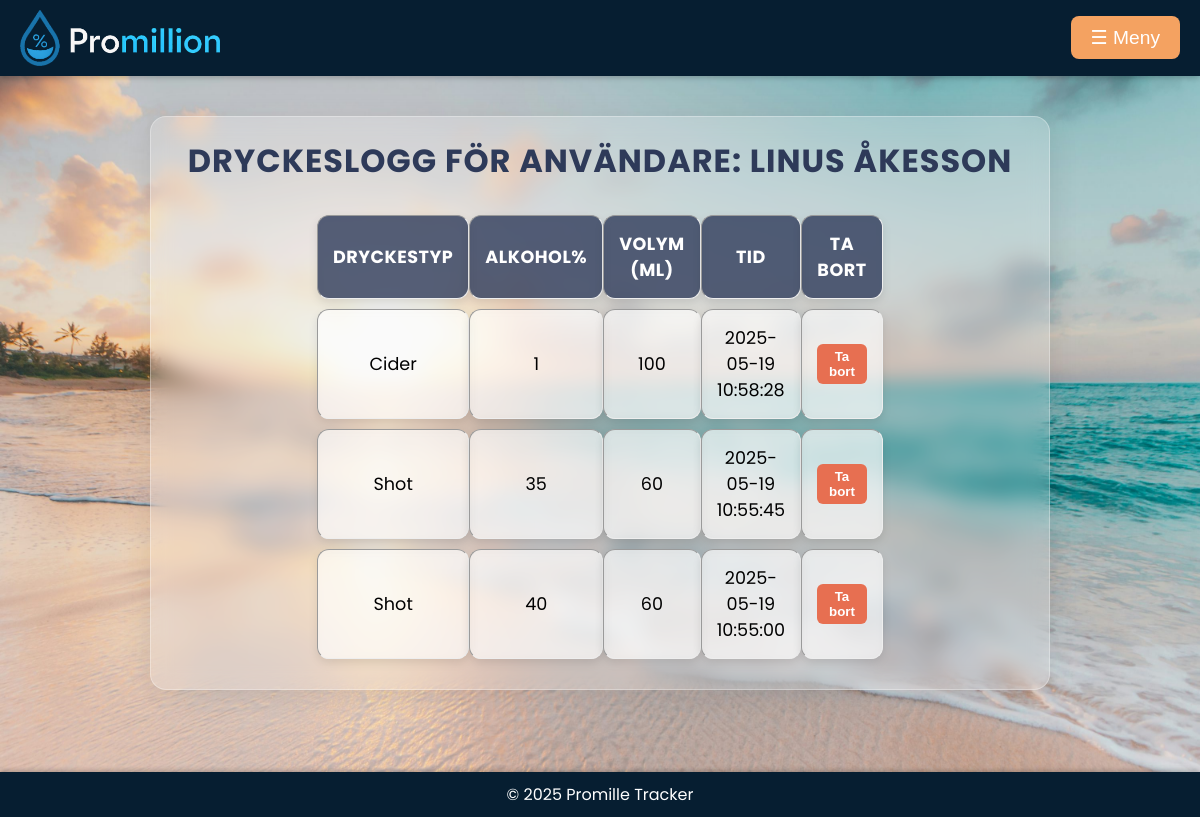
/view_drinks.php (signed in), run on the app's committed database.
### tables this page shows
CREATE TABLE `tbluser` (
  `id` int(11) NOT NULL,
  `namn` varchar(100) NOT NULL,
  `password` varchar(255) NOT NULL,
  `weight` float NOT NULL,
  `height` float NOT NULL,
  `alkoholvolym` float NOT NULL,
  `userlevel` tinyint(11) NOT NULL DEFAULT 10,
  `team` varchar(20) NOT NULL
);

CREATE TABLE `tbldrinklog` (
  `drinkid` int(11) NOT NULL,
  `userid` int(11) NOT NULL,
  `drinktype` varchar(50) NOT NULL,
  `alcoholpercent` float NOT NULL,
  `volume_ml` float NOT NULL,
  `drinktimestamp` timestamp NOT NULL DEFAULT current_timestamp()
);

### view_drinks.php (the view, shortened to what this page needs)
<?php
$conn = getDBConnection();
$userid_to_view = isset($_GET['userid']) ? (int)$_GET['userid'] : $_SESSION['userid'];
$name_sql = "SELECT namn FROM tbluser WHERE id = ?";
$name_stmt = $conn->prepare($name_sql);
$name_stmt->bind_param("i", $userid_to_view);
$name_stmt->execute();
$name_result = $name_stmt->get_result();
$user_name = ($name_result->num_rows > 0) ? $name_result->fetch_assoc()['namn'] : "Okänd";
$sql = "SELECT drinktype, alcoholpercent, volume_ml, drinktimestamp
        FROM tbldrinklog
        WHERE userid = ?
        ORDER BY drinktimestamp DESC";
$stmt = $conn->prepare($sql);
$stmt->bind_param("i", $userid_to_view);
$stmt->execute();
$result = $stmt->get_result();
?>
<!DOCTYPE html>
<html lang="sv">
<head>
    <link rel="stylesheet" href="style.css">
</head>
<body>
    <header>
        <div class="header-content">
            <img src="bilder/logotyp.png" alt="Logotyp">
            <div class="dropdown">
                <button class="menu-toggle" onclick="toggleDropdown()">☰ Meny</button>
            </div>
        </div>
    </header>
    <main>
        <div class="view-drinks">
            <h2>Dryckeslogg för användare: <strong><?php echo htmlspecialchars($user_name); ?></strong></h2>
            <?php if ($result->num_rows > 0): ?>
                <table border="1">
                    <thead>
                        <tr>
                            <th>Dryckestyp</th>
                            <th>Alkohol%</th>
                            <th>Volym (ml)</th>
                            <th>Tid</th>
                            <?php if ($userid_to_view == $_SESSION['userid']): ?>
                                <th>Ta bort</th>
                            <?php endif; ?>
                        </tr>
                    </thead>
                    <tbody>
                        <?php while ($row = $result->fetch_assoc()): ?>
                            <tr>
                                <td><?php echo htmlspecialchars($row['drinktype']); ?></td>
                                <td><?php echo htmlspecialchars($row['alcoholpercent']); ?></td>
                                <td><?php echo htmlspecialchars($row['volume_ml']); ?></td>
                                <td><?php echo htmlspecialchars($row['drinktimestamp']); ?></td>
                                <?php if ($userid_to_view == $_SESSION['userid']): ?>
                                    <td>
                                        <form method="POST" action="remove_drink.php" style="margin:0;">
                                            <button type="submit" class="remove-btn" onclick="return confirm('Ta bort denna dryck?')">Ta bort</button>
                                        </form>
                                    </td>
                                <?php endif; ?>
                            </tr>
                        <?php endwhile; ?>
                    </tbody>
                </table>
            <?php else: ?>
                <p>Inga drycker hittades för denna användare.</p>
            <?php endif; ?>
        </div>
    </main>
    <footer>
        <p>&copy; 2025 Promille Tracker</p>
    </footer>
</body>
</html>

### style.css (style rules this page uses)
* { margin:0; padding:0; box-sizing: border-box; }
body { font-family: Arial, sans-serif; margin: 0; padding: 0; background-color: #061e31; }
header img { width: 200px; height: auto; margin-right: 20px; filter: hue-rotate(20deg); }
header { background-color: #061e31; color: white; display: flex; justify-content: space-between; align-items: center; padding: 15px 20px; width: 100%; box-shadow: 0 2px 5px rgba(0, 0, 0, 0.2); height: auto; position: relative; }
main { min-height: 87vh; background-image: url(bilder/background.jfif); background-size: cover; background-position: center; background-repeat: no-repeat; padding: 20px; padding-bottom: 60px; }
.view-drinks { max-width: 900px; margin: 20px auto; padding: 20px; background: rgba(255, 255, 255, 0.2); border-radius: 16px; box-shadow: 0 4px 30px rgba(0, 0, 0, 0.1); backdrop-filter: blur(10px); -webkit-backdrop-filter: blur(10px); border: 1px solid rgba(255, 255, 255, 0.3); font-family: 'Poppins', sans-serif; }
.view-drinks h2 { text-align: center; color: #2E3A59; font-size: 2rem; margin-bottom: 20px; text-transform: uppercase; letter-spacing: 1px; }
.view-drinks table { width: 100%; border-collapse: separate; border-spacing: 0 10px; margin-top: 20px; font-size: 1.1rem; border:none; }
.view-drinks table th, .view-drinks table td { padding: 15px; text-align: center; background-color: rgba(255, 255, 255, 0.6); border-radius: 12px; box-shadow: 0 4px 10px rgba(0, 0, 0, 0.1); backdrop-filter: blur(5px); }
.view-drinks table th { background-color: rgba(46, 58, 89, 0.8); color: #ffffff; font-weight: bold; text-transform: uppercase; letter-spacing: 0.5px; }
header { background-color: #061e31; color: white; padding: 10px 20px; display: flex; justify-content: space-between; align-items: center; box-shadow: 0 2px 5px rgba(0, 0, 0, 0.2); }
header img { width: 200px; height: auto; }
.dropdown { position: relative; }
.menu-toggle { background-color: #f4a261; color: white; border: none; padding: 10px 20px; font-size: 1.2rem; cursor: pointer; border-radius: 8px; transition: background-color 0.3s ease; }
.remove-btn { background: #e76f51; color: #fff; border: none; border-radius: 6px; padding: 5px 12px; cursor: pointer; font-weight: bold; transition: background 0.2s; }
.header-content { display: flex; align-items: center; justify-content: space-between; width: 100%; }
header img { margin-right: 20px; }
.dropdown { right: 20px; position: absolute; display: flex; align-items: center; }
.view-drinks table { max-width: 400px; }
.view-drinks table { margin: 0 auto; max-width: 400px; }
footer { background-color: #061e31; font-family: poppins, sans-serif; color: white; text-align: center; padding: 10px 0; position: relative; width: 100%; box-shadow: 0 -2px 5px rgba(0, 0, 0, 0.2); }

### data on the page
tbluser: namn "LINUS ÅKESSON"
tbldrinklog: drinktype "Cider", alcoholpercent "1", volume_ml "100", drinktimestamp "2025-05-19 10:58:28"
tbldrinklog: drinktype "Shot", alcoholpercent "35", volume_ml "60", drinktimestamp "2025-05-19 10:55:45"
tbldrinklog: drinktype "Shot", alcoholpercent "40", volume_ml "60", drinktimestamp "2025-05-19 10:55:00"
